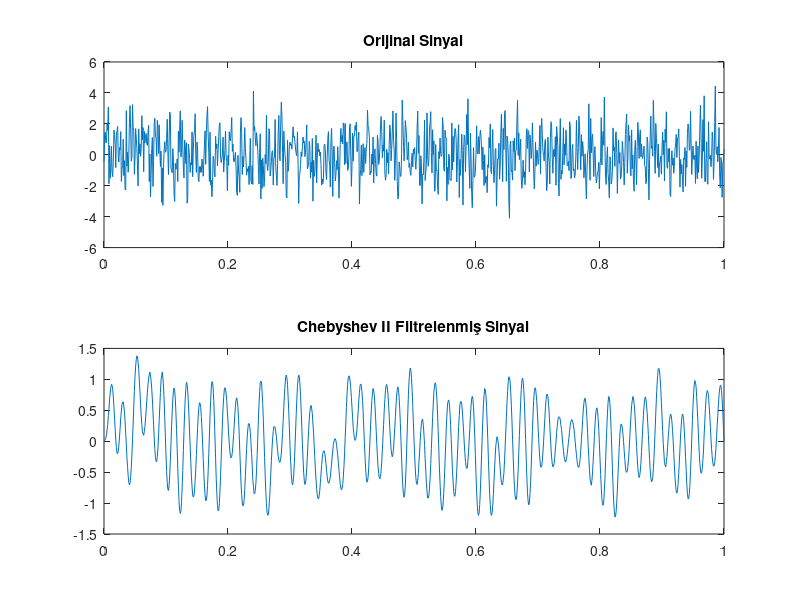

Write the MATLAB code that produced this figure.
% Sinyal oluşturma
Fs = 1000;
t = 0:1/Fs:1;
x = sin(2*pi*50*t) + sin(2*pi*200*t) + randn(size(t));  % 50 Hz, 200 Hz sinüs dalgaları ve gürültü

% Chebyshev II düşük geçiş filtresi tasarımı
Rs = 40;  % Duraklama bölgesindeki dalgalanma (dB)
Wn = 100 / (Fs / 2);  % Kesme frekansı
[b, a] = cheby2(4, Rs, Wn, 'low');  % 4. dereceden Chebyshev II filtresi

% Filtreleme
y = filter(b, a, x);  % x sinyalini filtrele

% Sonuçları çizme
subplot(2,1,1);
plot(t, x);
title('Orijinal Sinyal');
subplot(2,1,2);
plot(t, y);
title('Chebyshev II Filtrelenmiş Sinyal');
%Rs: Duraklama bölgesindeki dalgalanma.
%cheby2: Chebyshev II filtresi.